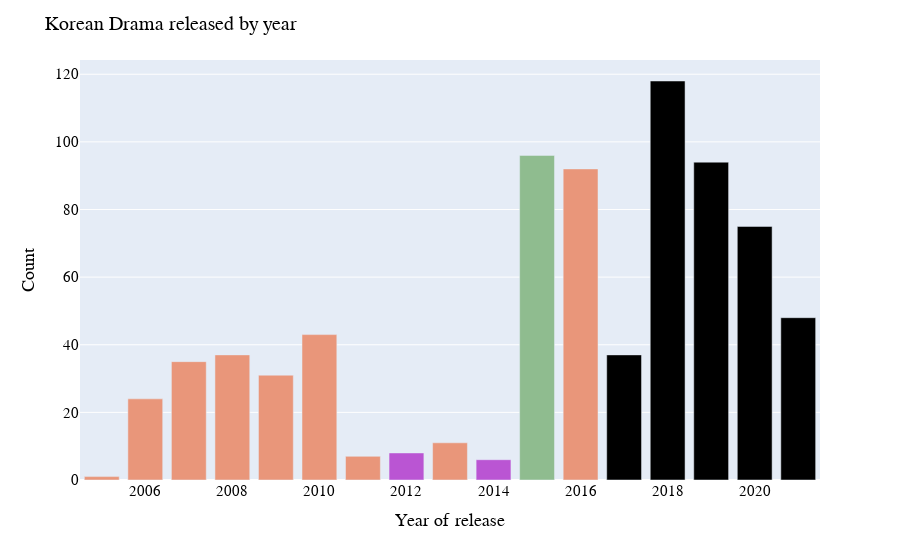

Notebook code cell kept with this figure:
### Markdown cell above
<h1 style = "font-family:Andale Mono;
                         text-align:center;
                         font-size: 40px;
                         background-color:white;">
                📆 Released Year and Aired On🎊
</h1>
<hr>

### Code cell
kdrama.groupby('Year of release').size().reset_index().rename(columns = {0:'Count'})

fig = px.bar(data_frame = kdrama.groupby('Year of release').size().reset_index().rename(columns = {0:'Count'}),
              x = 'Year of release',
              y = 'Count')

colors = ['DarkSalmon'] * 12
colors[-2] = 'DarkSeaGreen'
colors [-3], colors[-5] = 'MediumOrchid','MediumOrchid'

fig.update_traces(marker_color = colors)

fig.update_layout(title = {'text':'Korean Drama released by year',
                           'font_size':20},
                  font = dict(family = "Driod Sans Mono, monospace",
                              size = 15,
                              color = 'black'))

fig.show()

### Figure 1 — Plotly figure (JSON) as saved in the notebook; plotly's stock layout.template omitted (floating-point values rounded to 4 significant figures)
{"data": [{"alignmentgroup": "True", "hovertemplate": "Year of release=%{x}<br>Count=%{y}<extra></extra>", "legendgroup": "", "marker": {"color": ["DarkSalmon", "DarkSalmon", "DarkSalmon", "DarkSalmon", "DarkSalmon", "DarkSalmon", "DarkSalmon", "MediumOrchid", "DarkSalmon", "MediumOrchid", "DarkSeaGreen", "DarkSalmon"], "pattern": {"shape": ""}}, "name": "", "offsetgroup": "", "orientation": "v", "showlegend": false, "textposition": "auto", "type": "bar", "x": [2005, 2006, 2007, 2008, 2009, 2010, 2011, 2012, 2013, 2014, 2015, 2016, 2017, 2018, 2019, 2020, 2021], "xaxis": "x", "y": [1, 24, 35, 37, 31, 43, 7, 8, 11, 6, 96, 92, 37, 118, 94, 75, 48], "yaxis": "y"}], "layout": {"barmode": "relative", "font": {"color": "black", "family": "Driod Sans Mono, monospace", "size": 15}, "legend": {"tracegroupgap": 0}, "margin": {"t": 60}, "title": {"font": {"size": 20}, "text": "Korean Drama released by year"}, "xaxis": {"anchor": "y", "domain": [0, 1], "title": {"text": "Year of release"}}, "yaxis": {"anchor": "x", "domain": [0, 1], "title": {"text": "Count"}}}}
